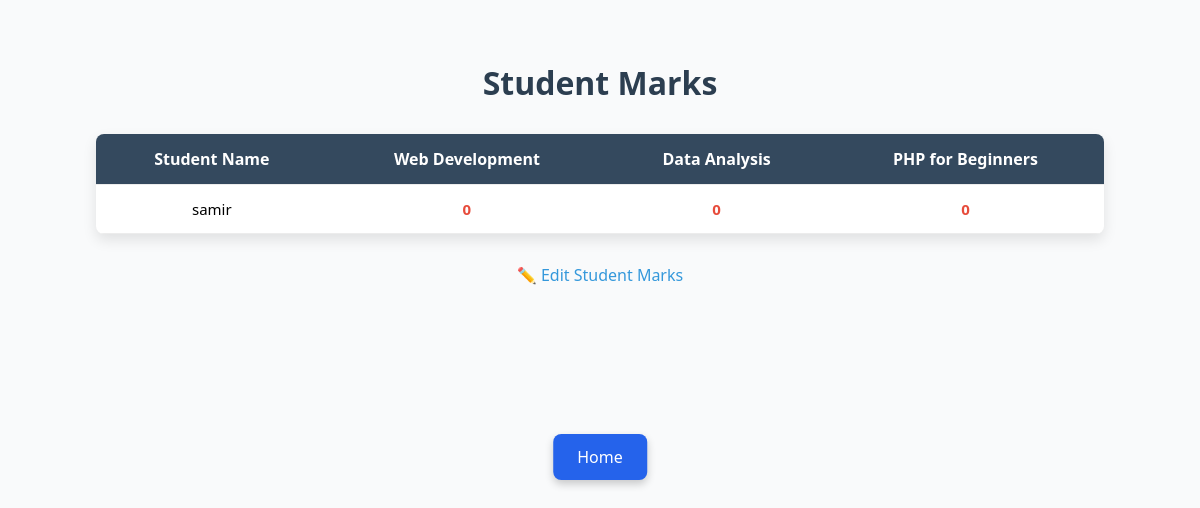
The app's page /student/marks.php with its own data.
### tables this page shows
CREATE TABLE `student_marks` (
  `id` int(11) NOT NULL,
  `user_id` int(11) NOT NULL,
  `student_name` varchar(255) DEFAULT NULL,
  `web_development` int(11) DEFAULT 0,
  `data_analysis` int(11) DEFAULT 0,
  `php_for_beginners` int(11) DEFAULT 0
);

### student/marks.php (the view, shortened to what this page needs)
<?php
$servername = "localhost";
$username = "root";
$password = "";
$dbname = "user_data";
try {
    $conn = new PDO("mysql:host=$servername;dbname=$dbname", $username, $password);
    $conn->setAttribute(PDO::ATTR_ERRMODE, PDO::ERRMODE_EXCEPTION);
    $stmt = $conn->prepare("SELECT student_name, web_development, data_analysis, php_for_beginners FROM student_marks");
    $stmt->execute();
    $results = $stmt->fetchAll(PDO::FETCH_ASSOC);
} catch (PDOException $e) {
    echo "Connection failed: " . $e->getMessage();
    die();
}
?>
<!DOCTYPE html>
<html lang="en">
<head>
</head>
<body>
    <h1>Student Marks</h1>
    <table>
        <tr>
            <th>Student Name</th>
            <th>Web Development</th>
            <th>Data Analysis</th>
            <th>PHP for Beginners</th>
        </tr>
        <?php foreach ($results as $row): ?>
            <tr>
                <td><?= htmlspecialchars($row['student_name']); ?></td>
                <td class="<?= $row['web_development'] >= 75 ? 'high' : ($row['web_development'] < 50 ? 'low' : '') ?>">
                    <?= $row['web_development']; ?>
                </td>
                <td class="<?= $row['data_analysis'] >= 75 ? 'high' : ($row['data_analysis'] < 50 ? 'low' : '') ?>">
                    <?= $row['data_analysis']; ?>
                </td>
                <td class="<?= $row['php_for_beginners'] >= 75 ? 'high' : ($row['php_for_beginners'] < 50 ? 'low' : '') ?>">
                    <?= $row['php_for_beginners']; ?>
                </td>
            </tr>
        <?php endforeach; ?>
    </table>
    <a href="edit_marks.php">✏️ Edit Student Marks</a>
</head>
<body>
  <a href="/assessment_database/index_teacher.php" class="home-button">Home</a>
</body>
</html>

### student/marks.php (style rules this page uses)
body { font-family: 'Segoe UI', Tahoma, Geneva, Verdana, sans-serif; background-color: #f9fafb; margin: 0; padding: 40px; }
h1 { text-align: center; color: #2c3e50; margin-bottom: 30px; }
table { width: 90%; margin: auto; border-collapse: collapse; background-color: white; box-shadow: 0 6px 14px rgba(0, 0, 0, 0.1); border-radius: 8px; overflow: hidden; }
th, td { padding: 14px 18px; text-align: center; border-bottom: 1px solid #ececec; }
th { background-color: #34495e; color: white; font-size: 16px; }
td { font-size: 15px; }
.low { color: #e74c3c; font-weight: bold; }
a { display: block; text-align: center; margin-top: 30px; text-decoration: none; font-size: 16px; color: #3498db; }
.home-button { position: fixed; bottom: 20px; left: 50%; transform: translateX(-50%); background-color: #2563eb; color: white; border: none; padding: 12px 24px; font-size: 16px; margin-bottom: 300px; border-radius: 8px; cursor: pointer; box-shadow: 0 4px 8px rgba(0,0,0,0.2); transition: background-color 0.3s ease; text-decoration: none; display: inline-block; }

### records on screen
student_marks: student_name "samir", web_development "0", data_analysis "0", php_for_beginners "0"
